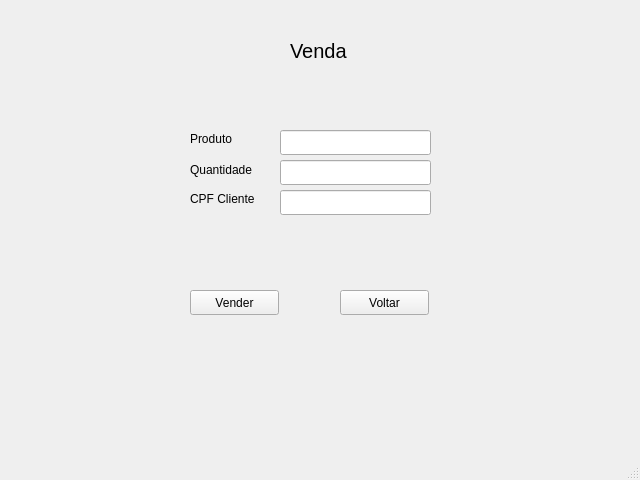
<?xml version="1.0" encoding="UTF-8"?>
<ui version="4.0">
 <class>MainWindow</class>
 <widget class="QMainWindow" name="MainWindow">
  <property name="geometry">
   <rect>
    <x>0</x>
    <y>0</y>
    <width>640</width>
    <height>480</height>
   </rect>
  </property>
  <property name="windowTitle">
   <string>MainWindow</string>
  </property>
  <widget class="QWidget" name="centralwidget">
   <widget class="QLabel" name="label_5">
    <property name="geometry">
     <rect>
      <x>190</x>
      <y>130</y>
      <width>81</width>
      <height>17</height>
     </rect>
    </property>
    <property name="text">
     <string>Produto</string>
    </property>
   </widget>
   <widget class="QLabel" name="label_6">
    <property name="geometry">
     <rect>
      <x>190</x>
      <y>190</y>
      <width>81</width>
      <height>17</height>
     </rect>
    </property>
    <property name="text">
     <string>CPF Cliente</string>
    </property>
   </widget>
   <widget class="QLineEdit" name="lineEdit_4">
    <property name="geometry">
     <rect>
      <x>280</x>
      <y>130</y>
      <width>151</width>
      <height>25</height>
     </rect>
    </property>
   </widget>
   <widget class="QLineEdit" name="lineEdit_5">
    <property name="geometry">
     <rect>
      <x>280</x>
      <y>190</y>
      <width>151</width>
      <height>25</height>
     </rect>
    </property>
   </widget>
   <widget class="QLabel" name="label_7">
    <property name="geometry">
     <rect>
      <x>190</x>
      <y>160</y>
      <width>81</width>
      <height>20</height>
     </rect>
    </property>
    <property name="text">
     <string>Quantidade</string>
    </property>
   </widget>
   <widget class="QLineEdit" name="lineEdit_6">
    <property name="geometry">
     <rect>
      <x>280</x>
      <y>160</y>
      <width>151</width>
      <height>25</height>
     </rect>
    </property>
   </widget>
   <widget class="QLabel" name="label_4">
    <property name="geometry">
     <rect>
      <x>290</x>
      <y>40</y>
      <width>61</width>
      <height>21</height>
     </rect>
    </property>
    <property name="font">
     <font>
      <pointsize>15</pointsize>
     </font>
    </property>
    <property name="text">
     <string>Venda</string>
    </property>
   </widget>
   <widget class="QPushButton" name="pushButton_2">
    <property name="geometry">
     <rect>
      <x>190</x>
      <y>290</y>
      <width>89</width>
      <height>25</height>
     </rect>
    </property>
    <property name="text">
     <string>Vender</string>
    </property>
   </widget>
   <widget class="QPushButton" name="pushButton">
    <property name="geometry">
     <rect>
      <x>340</x>
      <y>290</y>
      <width>89</width>
      <height>25</height>
     </rect>
    </property>
    <property name="text">
     <string>Voltar</string>
    </property>
   </widget>
  </widget>
  <widget class="QStatusBar" name="statusbar"/>
 </widget>
 <resources/>
 <connections/>
</ui>
